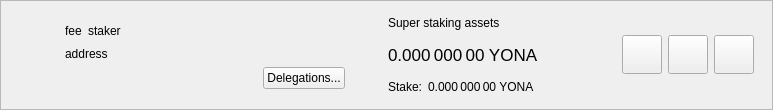
<?xml version="1.0" encoding="UTF-8"?>
<ui version="4.0">
 <class>SuperStakerItemWidget</class>
 <widget class="QWidget" name="SuperStakerItemWidget">
  <property name="geometry">
   <rect>
    <x>0</x>
    <y>0</y>
    <width>773</width>
    <height>110</height>
   </rect>
  </property>
  <property name="sizePolicy">
   <sizepolicy hsizetype="Preferred" vsizetype="Maximum">
    <horstretch>0</horstretch>
    <verstretch>0</verstretch>
   </sizepolicy>
  </property>
  <property name="windowTitle">
   <string>Form</string>
  </property>
  <layout class="QVBoxLayout" name="verticalLayout_2">
   <property name="spacing">
    <number>0</number>
   </property>
   <property name="leftMargin">
    <number>0</number>
   </property>
   <property name="topMargin">
    <number>0</number>
   </property>
   <property name="rightMargin">
    <number>0</number>
   </property>
   <property name="bottomMargin">
    <number>0</number>
   </property>
   <item>
    <widget class="QFrame" name="superStakerItemFrame">
     <property name="frameShape">
      <enum>QFrame::StyledPanel</enum>
     </property>
     <property name="frameShadow">
      <enum>QFrame::Raised</enum>
     </property>
     <layout class="QHBoxLayout" name="horizontalLayout">
      <property name="topMargin">
       <number>0</number>
      </property>
      <property name="bottomMargin">
       <number>0</number>
      </property>
      <item>
       <widget class="QLabel" name="superStakerLogo">
        <property name="sizePolicy">
         <sizepolicy hsizetype="Fixed" vsizetype="Fixed">
          <horstretch>0</horstretch>
          <verstretch>0</verstretch>
         </sizepolicy>
        </property>
        <property name="minimumSize">
         <size>
          <width>40</width>
          <height>40</height>
         </size>
        </property>
        <property name="alignment">
         <set>Qt::AlignCenter</set>
        </property>
       </widget>
      </item>
      <item>
       <widget class="QStackedWidget" name="stackedWidget">
        <property name="currentIndex">
         <number>0</number>
        </property>
        <widget class="QWidget" name="page">
         <layout class="QHBoxLayout" name="horizontalLayout_4">
          <item>
           <layout class="QHBoxLayout" name="horizontalLayout_3">
            <item>
             <layout class="QVBoxLayout" name="verticalLayout">
              <property name="rightMargin">
               <number>15</number>
              </property>
              <item>
               <spacer name="verticalSpacer_2">
                <property name="orientation">
                 <enum>Qt::Vertical</enum>
                </property>
                <property name="sizeHint" stdset="0">
                 <size>
                  <width>20</width>
                  <height>0</height>
                 </size>
                </property>
               </spacer>
              </item>
              <item alignment="Qt::AlignLeft">
               <widget class="QWidget" name="widgetSuperStaker" native="true">
                <property name="minimumSize">
                 <size>
                  <width>280</width>
                  <height>0</height>
                 </size>
                </property>
                <layout class="QHBoxLayout" name="horizontalLayout_2" stretch="0,0,1">
                 <property name="leftMargin">
                  <number>0</number>
                 </property>
                 <property name="topMargin">
                  <number>0</number>
                 </property>
                 <property name="rightMargin">
                  <number>0</number>
                 </property>
                 <property name="bottomMargin">
                  <number>0</number>
                 </property>
                 <item alignment="Qt::AlignLeft">
                  <widget class="QLabel" name="labelFee">
                   <property name="text">
                    <string>fee</string>
                   </property>
                   <property name="textInteractionFlags">
                    <set>Qt::LinksAccessibleByMouse|Qt::TextSelectableByMouse</set>
                   </property>
                  </widget>
                 </item>
                 <item alignment="Qt::AlignLeft">
                  <widget class="QLabel" name="labelStaker">
                   <property name="text">
                    <string>staker</string>
                   </property>
                   <property name="textInteractionFlags">
                    <set>Qt::LinksAccessibleByMouse|Qt::TextSelectableByMouse</set>
                   </property>
                  </widget>
                 </item>
                 <item>
                  <spacer name="horizontalSpacer">
                   <property name="orientation">
                    <enum>Qt::Horizontal</enum>
                   </property>
                   <property name="sizeType">
                    <enum>QSizePolicy::Minimum</enum>
                   </property>
                   <property name="sizeHint" stdset="0">
                    <size>
                     <width>0</width>
                     <height>20</height>
                    </size>
                   </property>
                  </spacer>
                 </item>
                </layout>
               </widget>
              </item>
              <item>
               <widget class="QLabel" name="labelAddress">
                <property name="text">
                 <string>address</string>
                </property>
                <property name="textInteractionFlags">
                 <set>Qt::LinksAccessibleByMouse|Qt::TextSelectableByMouse</set>
                </property>
               </widget>
              </item>
              <item alignment="Qt::AlignRight">
               <widget class="QPushButton" name="buttonDelegations">
                <property name="text">
                 <string>Delegations...</string>
                </property>
               </widget>
              </item>
              <item>
               <spacer name="verticalSpacer">
                <property name="orientation">
                 <enum>Qt::Vertical</enum>
                </property>
                <property name="sizeHint" stdset="0">
                 <size>
                  <width>20</width>
                  <height>0</height>
                 </size>
                </property>
               </spacer>
              </item>
             </layout>
            </item>
            <item>
             <widget class="QWidget" name="vLineAssets" native="true">
              <property name="sizePolicy">
               <sizepolicy hsizetype="Preferred" vsizetype="Preferred">
                <horstretch>0</horstretch>
                <verstretch>0</verstretch>
               </sizepolicy>
              </property>
              <property name="minimumSize">
               <size>
                <width>1</width>
                <height>0</height>
               </size>
              </property>
             </widget>
            </item>
            <item>
             <widget class="QWidget" name="widgetStakingAssets" native="true">
              <property name="sizePolicy">
               <sizepolicy hsizetype="Minimum" vsizetype="Preferred">
                <horstretch>0</horstretch>
                <verstretch>0</verstretch>
               </sizepolicy>
              </property>
              <layout class="QVBoxLayout" name="verticalLayout_3">
               <property name="leftMargin">
                <number>15</number>
               </property>
               <property name="topMargin">
                <number>0</number>
               </property>
               <property name="rightMargin">
                <number>15</number>
               </property>
               <property name="bottomMargin">
                <number>0</number>
               </property>
               <item>
                <widget class="QLabel" name="labelAssetsText">
                 <property name="text">
                  <string>Super staking assets</string>
                 </property>
                 <property name="alignment">
                  <set>Qt::AlignLeading|Qt::AlignLeft|Qt::AlignVCenter</set>
                 </property>
                </widget>
               </item>
               <item>
                <widget class="QLabel" name="labelAssets">
                 <property name="font">
                  <font>
                   <pointsize>13</pointsize>
                  </font>
                 </property>
                 <property name="cursor">
                  <cursorShape>IBeamCursor</cursorShape>
                 </property>
                 <property name="toolTip">
                  <string>Your current spendable balance</string>
                 </property>
                 <property name="text">
                  <string notr="true">0.000 000 00 YONA</string>
                 </property>
                 <property name="alignment">
                  <set>Qt::AlignLeading|Qt::AlignLeft|Qt::AlignVCenter</set>
                 </property>
                 <property name="textInteractionFlags">
                  <set>Qt::LinksAccessibleByMouse|Qt::TextSelectableByMouse</set>
                 </property>
                </widget>
               </item>
               <item>
                <layout class="QHBoxLayout" name="horizontalLayout_6">
                 <property name="spacing">
                  <number>6</number>
                 </property>
                 <item>
                  <widget class="QLabel" name="labelStakeText">
                   <property name="sizePolicy">
                    <sizepolicy hsizetype="Maximum" vsizetype="Preferred">
                     <horstretch>0</horstretch>
                     <verstretch>0</verstretch>
                    </sizepolicy>
                   </property>
                   <property name="text">
                    <string>Stake:</string>
                   </property>
                   <property name="alignment">
                    <set>Qt::AlignLeading|Qt::AlignLeft|Qt::AlignVCenter</set>
                   </property>
                  </widget>
                 </item>
                 <item>
                  <widget class="QLabel" name="labelStake">
                   <property name="text">
                    <string>0.000 000 00 YONA</string>
                   </property>
                   <property name="alignment">
                    <set>Qt::AlignLeading|Qt::AlignLeft|Qt::AlignVCenter</set>
                   </property>
                   <property name="textInteractionFlags">
                    <set>Qt::LinksAccessibleByMouse|Qt::TextSelectableByMouse</set>
                   </property>
                  </widget>
                 </item>
                 <item>
                  <spacer name="horizontalSpacer_4">
                   <property name="orientation">
                    <enum>Qt::Horizontal</enum>
                   </property>
                   <property name="sizeType">
                    <enum>QSizePolicy::Minimum</enum>
                   </property>
                   <property name="sizeHint" stdset="0">
                    <size>
                     <width>0</width>
                     <height>0</height>
                    </size>
                   </property>
                  </spacer>
                 </item>
                </layout>
               </item>
              </layout>
             </widget>
            </item>
            <item>
             <spacer name="horizontalSpacer_2">
              <property name="orientation">
               <enum>Qt::Horizontal</enum>
              </property>
              <property name="sizeHint" stdset="0">
               <size>
                <width>0</width>
                <height>20</height>
               </size>
              </property>
             </spacer>
            </item>
            <item>
             <widget class="QToolButton" name="buttonConfig">
              <property name="text">
               <string/>
              </property>
              <property name="iconSize">
               <size>
                <width>32</width>
                <height>32</height>
               </size>
              </property>
             </widget>
            </item>
            <item>
             <widget class="QToolButton" name="buttonSplit">
              <property name="text">
               <string/>
              </property>
              <property name="iconSize">
               <size>
                <width>32</width>
                <height>32</height>
               </size>
              </property>
             </widget>
            </item>
            <item>
             <widget class="QToolButton" name="buttonRemove">
              <property name="text">
               <string/>
              </property>
              <property name="iconSize">
               <size>
                <width>32</width>
                <height>32</height>
               </size>
              </property>
             </widget>
            </item>
           </layout>
          </item>
         </layout>
        </widget>
        <widget class="QWidget" name="page_2">
         <layout class="QHBoxLayout" name="horizontalLayout_5">
          <item>
           <widget class="QLabel" name="labelNewSuperStaker">
            <property name="text">
             <string>Add new super stakers</string>
            </property>
           </widget>
          </item>
          <item>
           <spacer name="horizontalSpacer_3">
            <property name="orientation">
             <enum>Qt::Horizontal</enum>
            </property>
            <property name="sizeHint" stdset="0">
             <size>
              <width>408</width>
              <height>20</height>
             </size>
            </property>
           </spacer>
          </item>
          <item>
           <widget class="QToolButton" name="buttonRestore">
            <property name="text">
             <string/>
            </property>
            <property name="iconSize">
             <size>
              <width>32</width>
              <height>32</height>
             </size>
            </property>
           </widget>
          </item>
          <item>
           <widget class="QToolButton" name="buttonAdd">
            <property name="text">
             <string/>
            </property>
            <property name="iconSize">
             <size>
              <width>32</width>
              <height>32</height>
             </size>
            </property>
           </widget>
          </item>
         </layout>
        </widget>
       </widget>
      </item>
     </layout>
    </widget>
   </item>
  </layout>
 </widget>
 <resources/>
 <connections/>
</ui>
